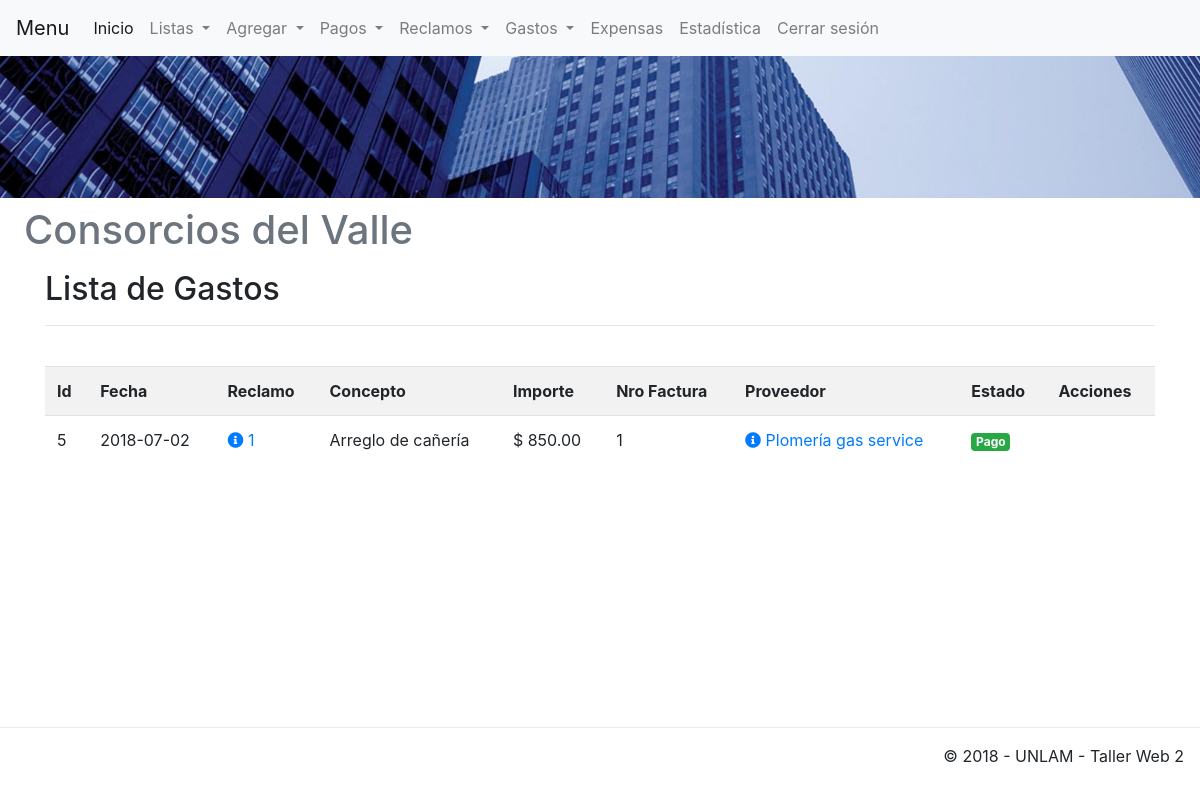
Before: /app/view/listaGastos.php (signed in) with the older database file.
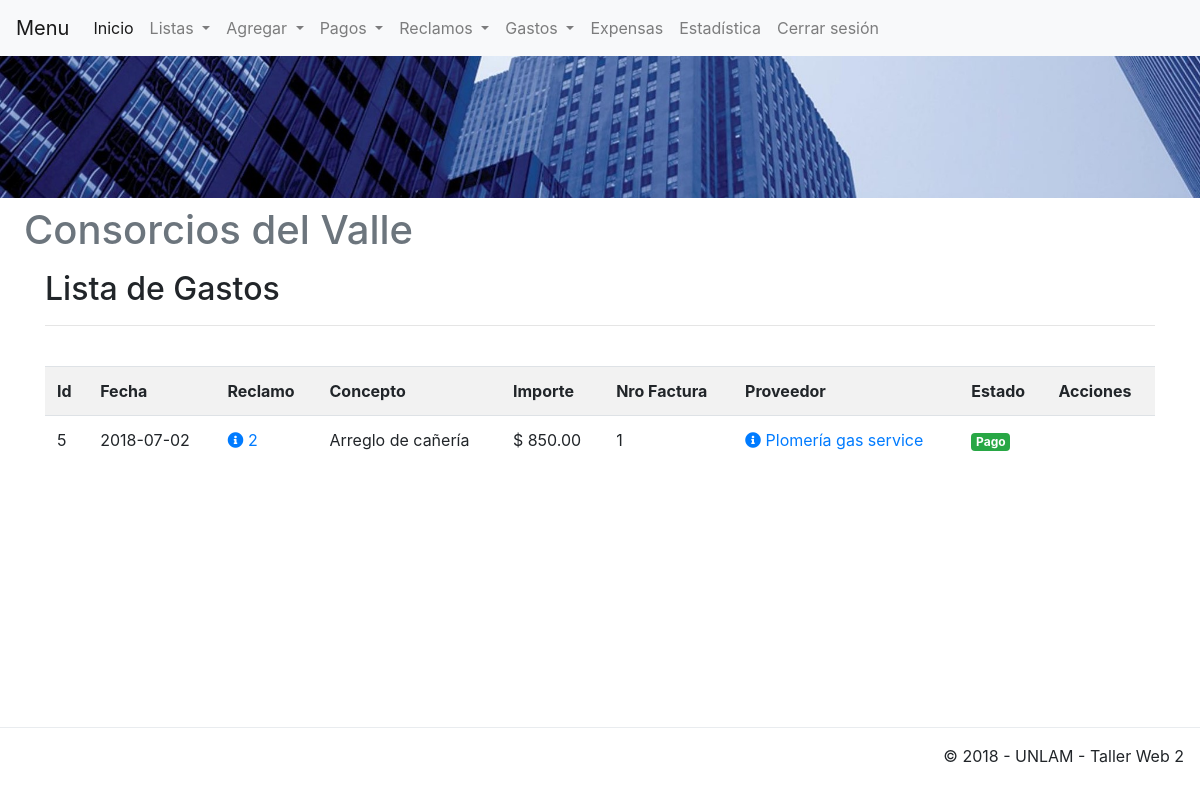
After: the same page with the newer database file.
### tables this page shows
CREATE TABLE `gasto` (
  `idGasto` int(11) UNSIGNED NOT NULL,
  `fecha` date NOT NULL,
  `importe` decimal(12,2) UNSIGNED NOT NULL,
  `concepto` varchar(100) NOT NULL,
  `estado` varchar(50) NOT NULL,
  `idReclamo` int(11) UNSIGNED DEFAULT NULL,
  `nroFactura` int(11) UNSIGNED DEFAULT NULL,
  `idProveedor` int(11) UNSIGNED DEFAULT NULL
);

CREATE TABLE `reclamo` (
  `idReclamo` int(11) UNSIGNED NOT NULL,
  `fecha` date NOT NULL,
  `descripcion` varchar(100) NOT NULL,
  `estado` varchar(50) NOT NULL,
  `idPropiedad` int(11) UNSIGNED DEFAULT NULL
);

CREATE TABLE `proveedor` (
  `idProveedor` int(11) UNSIGNED NOT NULL,
  `cuit` varchar(11) NOT NULL,
  `nombre` varchar(50) NOT NULL
);

### app/view/listaGastos.php (the view, shortened to what this page needs)
<!DOCTYPE html>
<html lang="es"
<?php include('template/head.php'); ?>
    <body>
    <?php
        include('template/nav.php');
        include('template/header.php'); ?>
        <div class="container">
		<div class="content">
			<h2>Lista de Gastos</h2>
			<hr />
			<br/>
			<div class="table-responsive">
			<table class="table table-striped table-hover">
				<tr>
					<th>Id</th>
					<th>Fecha</th>
					<th>Reclamo</th>
					<th>Concepto</th>
					<th>Importe</th>
					<th>Nro Factura</th>
					<th>Proveedor</th>
                    <th>Estado</th>
                    <th>Acciones</th>
				</tr>
				<?php
				$sql = mysqli_query($conexion, "SELECT *, reclamo.fecha as fechaReclamo, gasto.fecha as fechaGasto, reclamo.estado as estadoReclamo, gasto.estado as estadoGasto
				FROM gasto JOIN proveedor ON gasto.idProveedor=proveedor.idProveedor
				JOIN reclamo ON reclamo.idReclamo=gasto.idReclamo
				LEFT JOIN propiedad ON reclamo.idPropiedad=propiedad.idPropiedad
				ORDER BY gasto.idGasto DESC");
				if (mysqli_num_rows($sql) == 0) {
					echo '<tr><td colspan="8">No hay reclamos a listar.</td></tr>';
				} else {
					while ($row = mysqli_fetch_assoc($sql)) {
						echo '
						<div class="modal fade" id="modal-reclamo-'.$row['idReclamo'].'" role="dialog">
							<div class="modal-dialog">
							<div class="modal-content">
								<div class="modal-header">
								<h4 class="modal-title">Reclamo Nro: '.$row['idReclamo'].'</h4>
								</div>
								<div class="modal-body">
								<p><b>Fecha:</b> '.$row['fechaReclamo'].'</p>
								<p><b>Estado:</b> '.$row['estadoReclamo'].'</p>
								<p><b>Propiedad (Id):</b> '.$row['idPropiedad'].'</b>
								<p><b>Piso:</b> '.$row['piso'].' - <b>Departamento:</b> '.$row['departamento'].'</p>
								<p><b>Descripción:</b> '.$row['descripcion'].'</p>
								</div>
								<div class="modal-footer">
								<button type="button" class="btn btn-info" data-dismiss="modal">Cerrar</button>
								</div>
							</div>
							</div>
						</div>
						<div class="modal fade" id="modal-proveedor-'.$row['idProveedor'].'" role="dialog">
						<div class="modal-dialog">
						<div class="modal-content">
							<div class="modal-header">
							<h4 class="modal-title">Proveedor Nro: '.$row['idProveedor'].'</h4>
							</div>
							<div class="modal-body">
							<p><b>Nombre:</b> '.$row['nombre'].'</p>
							<p><b>CUIT:</b> '.$row['cuit'].'</p>
							</div>
							<div class="modal-footer">
							<button type="button" class="btn btn-info" data-dismiss="modal">Cerrar</button>
							</div>
						</div>
						</div>
					</div>
						<tr>
							<td>'.$row['idGasto'].'</td>
							<td>'.$row['fechaGasto'].'</td>
							<td><a href="#" data-toggle="modal" data-target="#modal-reclamo-'.$row['idReclamo'].'"><span class="fas fa-info-circle" aria-hidden="true"></span> '.$row['idReclamo'].'</a></td>
							<td>'.$row['concepto'].'</td>
							<td>$ '.$row['importe'].'</td>
							<td>'.$row['nroFactura'].'</td>
							<td><a href="#" data-toggle="modal" data-target="#modal-proveedor-'.$row['idProveedor'].'"><span class="fas fa-info-circle" aria-hidden="true"></span> '.$row['nombre'].'</a></td>
							<td>';
							$estado = $row['estadoGasto'];
							switch ($estado) {
								case "Pago":
									$badgeColor = "success";
									break;
							}
							echo '<span class="badge badge-'.$badgeColor.'">'.$estado.'</span></td>';
							echo '<td></td>';
					}
				}
				?>
			</table>
			</div>
		</div>
	</div><center>
    <div class="corte">
    </div>
    <?php include('template/footer.php'); ?>
    </body>
</html>

### app/view/template/head.php (shortened to what this page needs)
<head>
  <link rel="stylesheet" href="/consorcio/public/css/bootstrap.min.css">
  <link rel="stylesheet" href="/consorcio/public/css/bootstrap-grid.min.css">
  <link rel="stylesheet" href="/consorcio/public/css/fontawesome-all.min.css">
  <link rel="stylesheet" href="/consorcio/public/css/estilos.css">
</head>

### app/view/template/nav.php (shortened to what this page needs)
<nav class="navbar navbar-expand-lg navbar-light bg-light fixed-top">
  <a class="navbar-brand" href="#">Menu</a>
  <div class="collapse navbar-collapse" id="navbarSupportedContent">
    <ul class="navbar-nav mr-auto">
      <?php
        if(isset($_SESSION['admin'])){ ?>
      <li class="nav-item active">
        <a class="nav-link" href="/consorcio/app/view/homeAdmin.php">Inicio <span class="sr-only"></span></a>
      </li>
      <li class="nav-item dropdown">
      <a class="nav-link dropdown-toggle" href="#" id="navbarDropdown" role="button" data-toggle="dropdown" aria-haspopup="true" aria-expanded="false">
          Listas
        </a>
      </li>
      <li class="nav-item dropdown">
      <a class="nav-link dropdown-toggle" href="#" id="navbarDropdown" role="button" data-toggle="dropdown" aria-haspopup="true" aria-expanded="false">
          Agregar
        </a>
      </li>
      <li class="nav-item dropdown">
      <a class="nav-link dropdown-toggle" href="#" id="navbarDropdown" role="button" data-toggle="dropdown" aria-haspopup="true" aria-expanded="false">
          Pagos
        </a>
      </li>
      <li class="nav-item dropdown">
      <a class="nav-link dropdown-toggle" href="#" id="navbarDropdown" role="button" data-toggle="dropdown" aria-haspopup="true" aria-expanded="false">
          Reclamos
        </a>
      </li>
      <li class="nav-item dropdown">
      <a class="nav-link dropdown-toggle" href="#" id="navbarDropdown" role="button" data-toggle="dropdown" aria-haspopup="true" aria-expanded="false">
          Gastos
        </a>
      </li>
      <li class="nav-item">
        <a class="nav-link" href="/consorcio/app/view/listaExpensas.php">Expensas</a>
      </li>
      <li class="nav-item">
        <a class="nav-link" href="#">Estadística</a>
      </li>
      <li class="nav-item">
        <a class="nav-link" href="/consorcio/app/config/CerrarSession.php">Cerrar sesión</a>
      </li>
      <?php }?>
    </ul>
  </div>
</nav>

### app/view/template/header.php
<div>
  <img class="d-block w-100" src="/consorcio/public/img/edificioscorto.jpg" alt="First slide">
</div>
<header class="dropdown-header">
  <h1>Consorcios del Valle</h1>
</header>

### app/view/template/footer.php (shortened to what this page needs)
<footer class="fixed-bottom" style="background-color: white;">
    <footer class="modal-footer">
        <p>&copy; 2018 - UNLAM - Taller Web 2</p>
    </footer>
</footer>

### public/css/estilos.css (style rules this page uses)
.corte { width: 100%; clear: both; height: 9rem; }

Changed rows visible on the page:
changed gasto "Arreglo de cañería": idReclamo.idReclamo "1" → "2"
